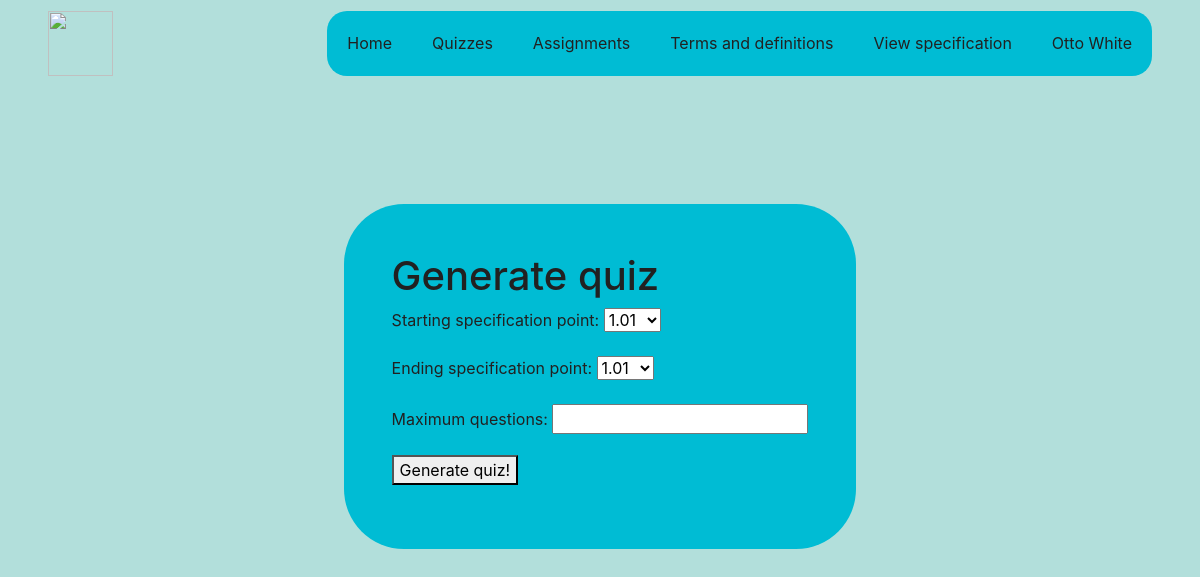
Page /generate_quiz on the earlier database version.
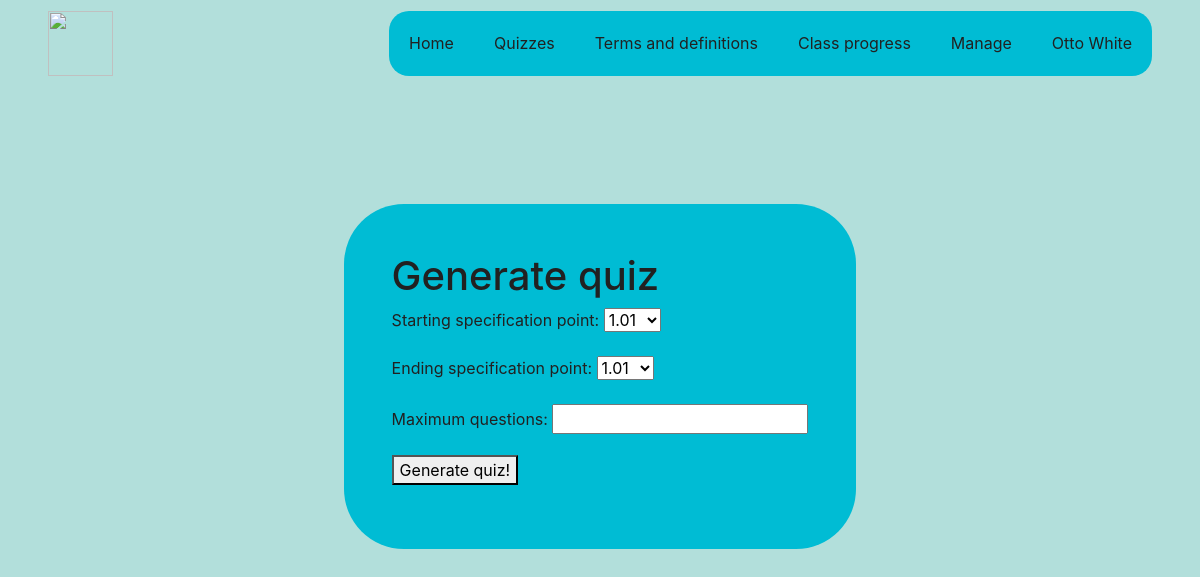
Same page on the later database version.
### main_app/models.py (models this page shows, shortened)
class AppUser(models.Model):
    username = models.CharField(max_length=15)
    password = models.CharField(max_length=25) # this field is temporary; will be replace with hashed password field
    forename = models.CharField(max_length=20)
    surname = models.CharField(max_length=20)
    email = models.CharField(max_length=64)
    is_teacher = models.BooleanField()

### main_app/views.py (the view, shortened to what this page needs)
# urls.py: path('generate_quiz', GenerateQuizView.as_view(), name="main-generate-quiz"),
class GenerateQuizView(TemplateView):
    template_name = 'main_app/generate_quiz.html'
    def get(self, request):
        form = GenerateQuizForm()
        args = {
            'user_data': user_data,
            'form': form,
            'title': 'Generate quiz'
        }
        return render(request, self.template_name, args)

### main_app/forms.py
class GenerateQuizForm(forms.Form):
    choices = [(x['spec_point'], x['spec_point']) for x in Question.objects.order_by("spec_point").distinct().values('spec_point')]
    starting_specification_point = forms.ChoiceField(choices=choices)
    ending_specification_point = forms.ChoiceField(choices=choices)
    maximum_questions = forms.IntegerField()

### main_app/templates/main_app/generate_quiz.html (shortened to what this page needs)
{% extends "main_app/logged_in.html" %}
{% block content %}
    <h1>Generate quiz</h1>
    <form method="POST">
        {{ form.as_p }}
        <button type="submit">Generate quiz!</button>
    </form>
{% endblock content %}

### main_app/templates/main_app/logged_in.html (shortened to what this page needs)
{% extends "main_app/base.html" %}
{% block body %}
    <div id="wrapper">
        <div id="top-bar-wrapper">
            <img id="logo-image" src="https://ichef.bbci.co.uk/childrens-responsive-ichef-live/r/320/1x/cbbc/science-logo-final_alt7.png">
            <div id="nav-box">
                {% if user_data.is_teacher %}
                    <ul id="menu-list">
                        <li class="menu-list-item"> <a href="{% url 'main-home' %}" class="menu-list-item-link">Home</a> </li>
                        <li class="menu-list-item"> <a href="{% url 'main-generate-quiz' %}" class="menu-list-item-link">Quizzes</a> </li>
                        <li class="menu-list-item"> <a href="{% url 'main-generate-terms' %}" class="menu-list-item-link">Terms and definitions</a> </li>
                        <li class="menu-list-item"> <a href="#" class="menu-list-item-link">Class progress</a> </li>
                        <li class="menu-list-item"> <a href="#" class="menu-list-item-link">Manage</a> </li>
                        <li class="menu-list-item"> <a href="#" class="menu-list-item-link">{{ user_data.forename }} {{ user_data.surname }}</a> </li>
                    </ul>
                {% else %}
                    <ul id="menu-list">
                        <li class="menu-list-item"> <a href="{% url 'main-home' %}" class="menu-list-item-link">Home</a> </li>
                        <li class="menu-list-item"> <a href="{% url 'main-generate-quiz' %}" class="menu-list-item-link">Quizzes</a> </li>
                        <li class="menu-list-item"> <a href="#" class="menu-list-item-link">Assignments</a> </li>
                        <li class="menu-list-item"> <a href="{% url 'main-generate-terms' %}" class="menu-list-item-link">Terms and definitions</a> </li>
                        <li class="menu-list-item"> <a href="#" class="menu-list-item-link">View specification</a> </li>
                        <li class="menu-list-item"> <a href="#" class="menu-list-item-link">{{ user_data.forename }} {{ user_data.surname }}</a></li>
                    </ul>
                {% endif %}
            </div>
        </div>
        <div class="content-wrapper">
            <div class="box" id="content">
                {% block content %}{% endblock content %}
            </div>
        </div>
    </div>
{% endblock body %}

### main_app/templates/main_app/base.html (shortened to what this page needs)
<html>
    <head>
        <link rel="stylesheet" href="https://stackpath.bootstrapcdn.com/bootstrap/4.3.1/css/bootstrap.min.css">
    </head>
    <body>
        {% block body %}{% endblock body %}
    </body>
</html>

### main_app/templates/main_app/base.html (style rules this page uses)
:root { --primary-bg: #B2DFDB; --primary-content: #00BCD4; --primary-text: #212121; --primary-hover: #009688; --secondary-text: #757575; --accent-colour: #0097A7; }
* { outline: 0px black solid; }
body { background-color: var(--primary-bg); }

### main_app/templates/main_app/logged_in.html (style rules this page uses)
#wrapper { position: relative; height: 100%; }
#top-bar-wrapper { display: grid; grid-template-columns: 1fr 9fr; padding-top: 0.7em; padding-right: 3em; padding-left: 3em; padding-bottom: 0.35em; }
#nav-box { border-radius: 20px; background-color: grey; justify-self: end; background-color: var(--primary-content); }
#logo-image { height: 65px; justify-self: start; }
#menu-list { list-style-type: none; padding: 0; margin: 0; }
.menu-list-item { float: left; padding: 10px; margin: 10px; }
.menu-list-item-link { text-decoration: none; color: var(--primary-text); }
.content-wrapper { display: grid; padding-right: 3em; padding-left: 3em; padding-top: 0.35em; height: 85%; }
.box { border-radius: 60px; padding: 1.4em; color: var(--primary-text); background-color: var(--primary-content); }

### main_app/templates/main_app/generate_quiz.html (style rules this page uses)
#content { padding: 3em; margin-bottom: 6em; justify-self: center; align-self: center; }

Differences in the rows shown:
changed AppUser "Otto": is_teacher False → True (drawn)
Other differences:
text no longer shown: "Assignments View specification"
text now shown: "Class progress Manage"
